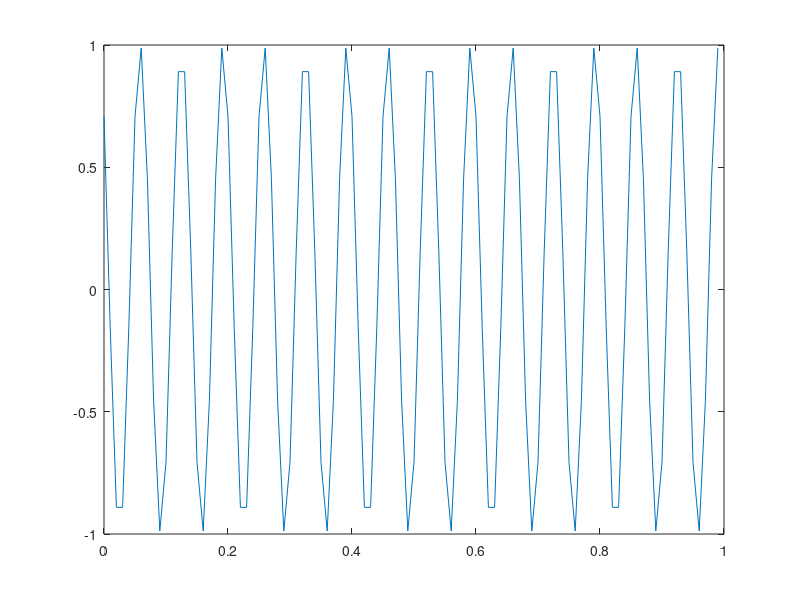

Write the MATLAB code that produced this figure.
t_start = 0;
t_end = 1;
fs = 100;
ts = 1/fs;

t = t_start : ts : t_end - ts;
x2 = cos((30*pi*t) + pi/4);

figure;
plot(t, x2)